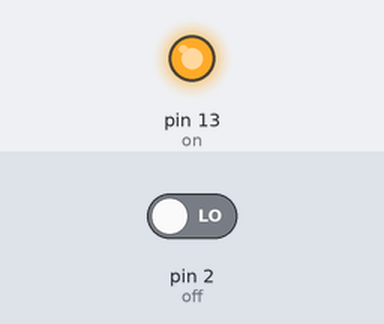
A sketch run on a simulated Arduino Uno, built with avr-gcc and run on an emulated ATmega328P. Shown: output pins drawn as LEDs (lit = HIGH). The test bench sets the inputs (shaded band); at power-on: pin 2 (off) LOW.

Above: at 1.2 s.
1.3 s: pin 2 (off) driven HIGH
At 1.9 s:
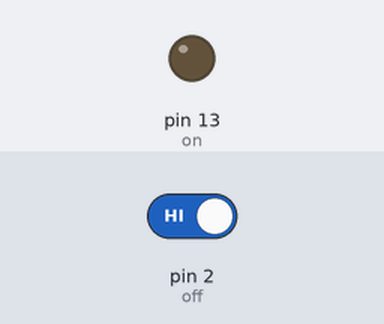
Timing chart, 0 to 4.3 s (numbered marks = the images above; inputs shaded):
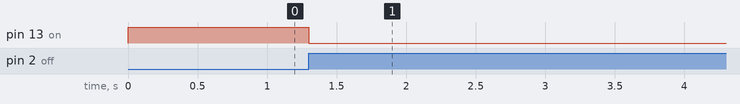

The sketch:

OnOffSwitch.ino
```cpp
int off = 2;
int on = 13;

int state = HIGH;
int reading;
int priorState = LOW;

void setup()
{
  pinMode(off, INPUT);
  pinMode(on, OUTPUT);
}

void loop()
{
  reading = digitalRead(off);


  if (reading == HIGH && priorState == LOW) {
    if (state == HIGH)
      state = LOW;
    else
      state = HIGH;

  }

  digitalWrite(on, state);

  priorState = reading;
}
```

Measured:
- after the input at 1.3 s, pin 13 (on): HIGH → LOW at once
